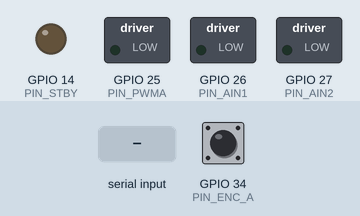
Bench run of a sketch on a simulated ESP32. Parts: switched loads named in the sketch (green lamp = pin HIGH), output pins drawn as LEDs (lit = HIGH). The test bench sets the inputs (shaded band); at power-on: GPIO 34 (PIN_ENC_A) HIGH. What the sketch prints to the serial monitor is not drawn.

Above: at 0.0 s.
At 1.4 s:
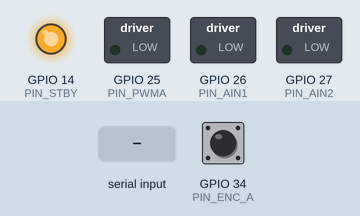
1.5 s: "1\n" received over Serial
At 2.8 s:
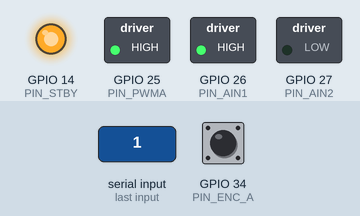
Timing chart, 0 to 4.5 s (numbered marks = the images above; inputs shaded):
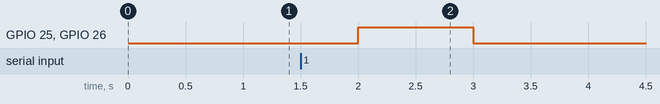

Measured:
- after the input at 1.5 s, GPIO 25 (PIN_PWMA), GPIO 26 (PIN_AIN1): LOW → HIGH after 0.50 s, → LOW 1.0 s later

The sketch:

sketch_nov11a.ino
```cpp
#include <Arduino.h>

// ===== PIN MAP =====
const int PIN_AIN1 = 26;
const int PIN_AIN2 = 27;
const int PIN_PWMA = 25;
const int PIN_STBY = 14;

const int PIN_ENC_A = 34;
const int PIN_ENC_B = 35;

// ===== PWM =====
const int PWM_FREQ = 20000;
const int PWM_RES  = 10;       // 10-bit (0..1023)
const int PWM_MAX  = (1<<PWM_RES) - 1; // 1023

// ===== ENCODER =====
const int CPR = 390;           // Xung trên mỗi vòng quay (11 PPR * 35.5)

// ===== CẤU HÌNH TEST (ĐÃ CẬP NHẬT) =====
const float LOG_DT_MS = 20;    // Ghi log mỗi 25ms (tần số 40Hz)
const long TEST_DURATION_MS = 1500; // Chạy test trong 5 giây
const long STEP_DELAY_MS = 500; // Bắt đầu step sau 500ms (0.5 giây)

// ===== Biến =====
volatile long encCount = 0;
long lastEnc = 0;
unsigned long testStartTime = 0;
unsigned long lastLogTime = 0;
bool stepApplied = false; // Biến mới: để theo dõi trạng thái step

enum State { IDLE, RUNNING };
State currentState = IDLE;

String inLine;
bool haveLine = false;

// ---------- ISR ----------
// Hàm ngắt (Interrupt Service Routine) để đọc Encoder
// Tăng/giảm biến đếm xung dựa trên chiều quay (đọc chân B)
void IRAM_ATTR encISR() {
  if (digitalRead(PIN_ENC_B)) encCount++;
  else                        encCount--;
}

// ---------- Điều khiển TB6612 ----------
static inline void motorStandby(bool en)      { digitalWrite(PIN_STBY, en ? HIGH : LOW); }
static inline void motorBrake()               { digitalWrite(PIN_AIN1, LOW); digitalWrite(PIN_AIN2, LOW); ledcWrite(PIN_PWMA, 0); }

// Hàm motorDrive gốc (vẫn giữ để linh hoạt)
static inline void motorDrive(int signed_pwm) {
  int mag = constrain(abs(signed_pwm), 0, PWM_MAX);
  if      (signed_pwm > 0) { digitalWrite(PIN_AIN1, HIGH); digitalWrite(PIN_AIN2, LOW);  ledcWrite(PIN_PWMA, mag); }
  else if (signed_pwm < 0) { digitalWrite(PIN_AIN1, LOW);  digitalWrite(PIN_AIN2, HIGH); ledcWrite(PIN_PWMA, mag); }
  else                     { motorBrake(); }
}

// ---------- Serial Input ----------
void handleSerialInput() {
  while (Serial.available()) {
    char c = (char)Serial.read();
    if (c=='\n' || c=='\r') {
      if (inLine.length()) haveLine = true;
    } else {
      inLine += c;
    }
  }

  if (haveLine) {
    inLine.trim();
    inLine = ""; haveLine = false;

    if (currentState == IDLE) {
      Serial.println("Bắt đầu test PHẢN ỨNG BƯỚC (Trễ 0.5s, 0-100% PWM).");

      // Ghi log điểm T=0 (Time, RPM, %PWM)
      Serial.print(0.000, 3); Serial.print(",");
      Serial.print(0.00, 2);  Serial.print(",");
      Serial.println(0.0, 1);

      // Đặt lại các biến đếm
      encCount = 0;
      lastEnc = 0;
      testStartTime = millis();
      lastLogTime = testStartTime;
      currentState = RUNNING;
      stepApplied = false; // Đặt lại cờ

      // Kích hoạt động cơ và ĐẢM BẢO PHANH (để bắt đầu từ 0)
      motorStandby(true);
      motorBrake(); // Bắt đầu bằng 0
    }
  }
}

void setup() {
  Serial.begin(115200);
  delay(200);

  pinMode(PIN_AIN1, OUTPUT);
  pinMode(PIN_AIN2, OUTPUT);
  pinMode(PIN_STBY, OUTPUT);
  pinMode(PIN_ENC_A, INPUT);
  pinMode(PIN_ENC_B, INPUT);

  // LEDC setup
  ledcAttach(PIN_PWMA, PWM_FREQ, PWM_RES);

  // Gắn hàm ngắt vào chân Encoder A
  attachInterrupt(digitalPinToInterrupt(PIN_ENC_A), encISR, RISING);

  // Khởi động ở trạng thái phanh và standby
  motorStandby(true);
  motorBrake();

  Serial.println(F("Ready. Nhấn Enter để bắt đầu test Phản ứng Bước (Trễ 0.5s)."));
  Serial.println("Time(s),RPM_Actual,%PWM");
}

void loop() {
  handleSerialInput();

  if (currentState == RUNNING) {
    unsigned long now = millis();

    // --- Điều kiện Dừng Test (sau 5 giây) ---
    if (now - testStartTime >= TEST_DURATION_MS) {
      motorBrake();
      currentState = IDLE;
      Serial.println("Test complete. Nhấn Enter để bắt đầu lại.");
      return;
    }

    // --- [KHỐI LOGIC STEP MỚI] ---
    // Kích hoạt Step (bước) tại 0.5 giây (STEP_DELAY_MS)
    if (!stepApplied && (now - testStartTime >= STEP_DELAY_MS)) {
      motorDrive(PWM_MAX);
      stepApplied = true;
    }

    // --- Ghi log (Lấy mẫu mỗi 25ms) ---
    if (now - lastLogTime >= LOG_DT_MS) {
      // Tính toán dt (delta-time) thực tế để RPM chính xác
      float dt_sec = (now - lastLogTime) / 1000.0f;
      lastLogTime = now;

      // Đọc và đặt lại bộ đếm một cách an toàn
      long cnt = encCount;
      long dp  = cnt - lastEnc;
      lastEnc  = cnt;

      // Tính RPM: (xung/dt) * (60 giây/phút) / (xung/vòng)
      double rpm_meas = (dp / dt_sec) * 60.0 / CPR;
      float time_elapsed = (now - testStartTime) / 1000.0f;

      // Xuất dữ liệu CSV
      Serial.print(time_elapsed, 3); Serial.print(",");
      Serial.print(rpm_meas, 2);     Serial.print(",");

      // Ghi log %PWM chính xác (0% trước 0.5s, 100% sau 0.5s)
      float currentPwmPercent = stepApplied ? 100.0 : 0.0;
      Serial.println(currentPwmPercent, 1);
    }
  }
}
```
